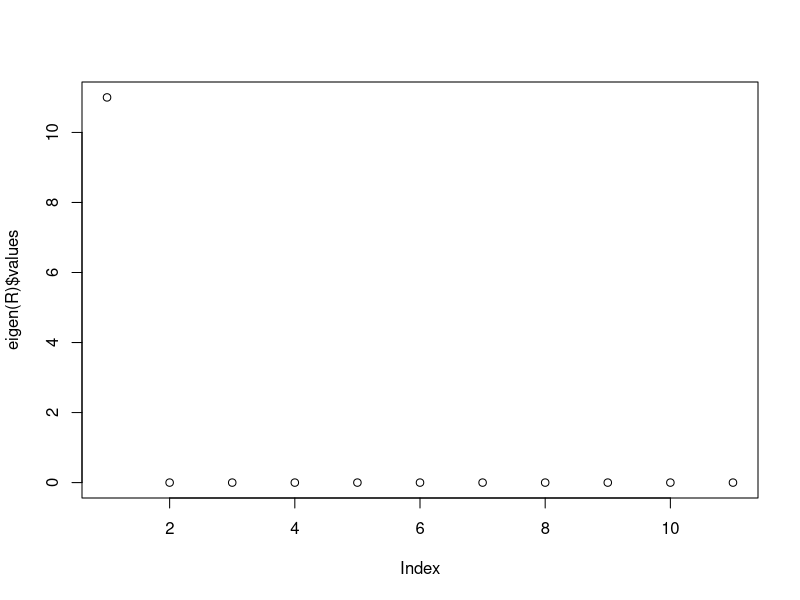

The R source for this figure:
## ---- chunk 1
knitr::opts_chunk$set(echo = TRUE)
## ---- chunk 2
library(assertthat)
schur_mod <- function(R, K) {
  n <- ncol(R)
  assertthat::are_equal(nrow(R), n)
  assertthat::assert_that(K > 1)
  R11 <- R[1, 1, drop = FALSE]
  R12 <- R[1, 2:n, drop = FALSE]
  R21 <- R[2:n, 1, drop = FALSE]
  R22 <- R[2:n, 2:n, drop = FALSE]
  R11 - R12 %*% solve(diag(x = 1 / (K - 1), nrow = n - 1, ncol = n - 1) + R22) %*% R21
}
## ---- chunk 3
R <- matrix(1, nrow = 11, ncol = 11)
schur_mod(R, 2)
## ---- chunk 4
eigen(R - diag(ncol(R)))$values
## ---- chunk 5
plot(eigen(R)$values)
## ---- chunk 6
sessionInfo()
